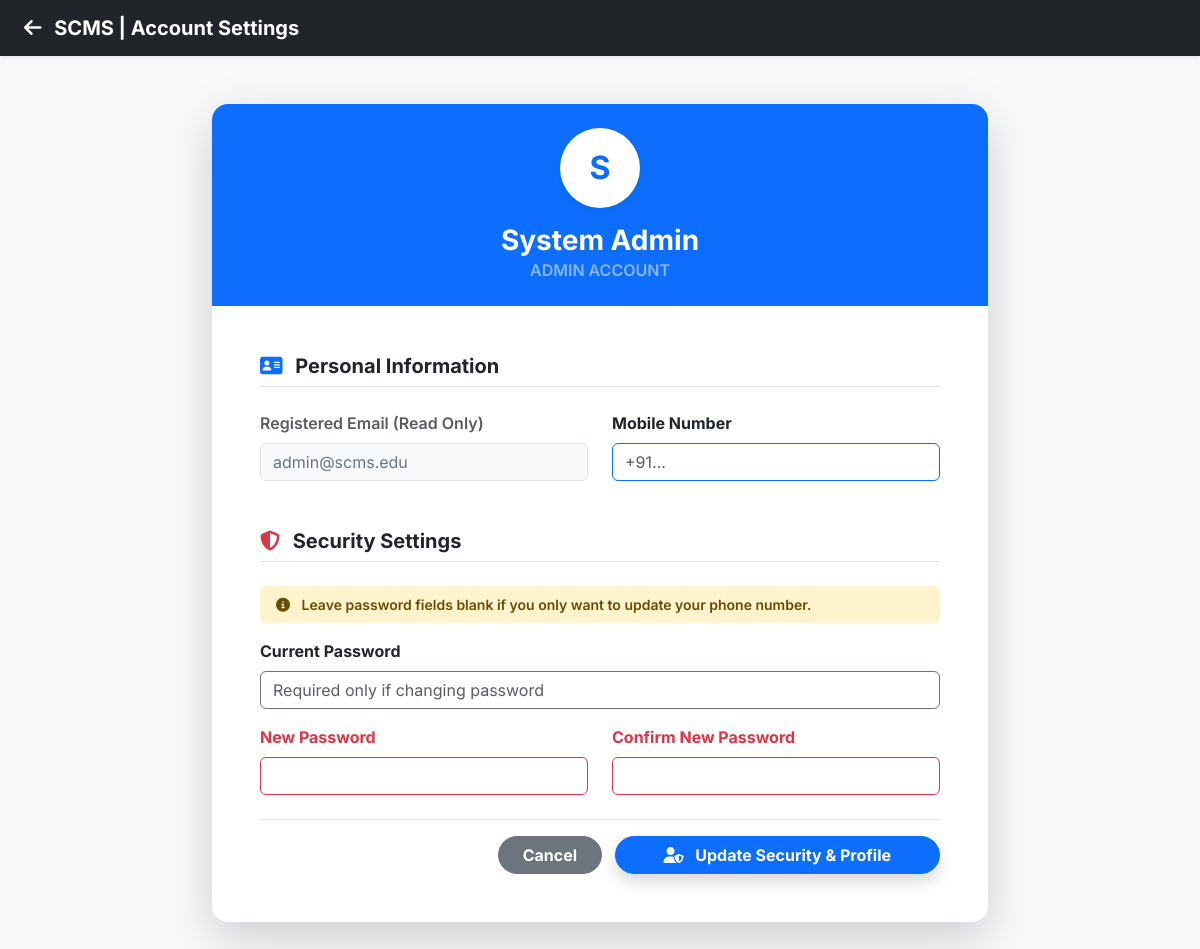
The app's page /modules/profile/index.php (signed in) with its own data.
### tables this page shows
CREATE TABLE `users` (
  `id` int(11) NOT NULL AUTO_INCREMENT,
  `name` varchar(100) NOT NULL,
  `email` varchar(100) NOT NULL,
  `password` varchar(255) NOT NULL,
  `role` enum('admin','faculty','student') NOT NULL,
  `created_at` timestamp DEFAULT CURRENT_TIMESTAMP,
  PRIMARY KEY (`id`),
  UNIQUE KEY `email` (`email`)
);

### modules/profile/index.php (the view, shortened to what this page needs)
<?php
require_once '../../config/db.php';
$user_id = $_SESSION['user_id'];
$user_role = $_SESSION['role'];
$stmt = $pdo->prepare("SELECT * FROM users WHERE id = ?");
$stmt->execute([$user_id]);
$me = $stmt->fetch();
$dashboard_link = $user_role === 'student' ? '../../dashboard/student.php' : '../../dashboard/index.php';
?>
<!DOCTYPE html>
<html lang="en">
<head>
    <link href="https://cdn.jsdelivr.net/npm/bootstrap@5.3.0/dist/css/bootstrap.min.css" rel="stylesheet">
    <link rel="stylesheet" href="https://cdnjs.cloudflare.com/ajax/libs/font-awesome/6.4.0/css/all.min.css">
    <link href="../../assets/style.css" rel="stylesheet">
</head>
<body class="bg-light">
    <nav class="navbar navbar-dark bg-dark px-4 shadow-sm">
        <a class="navbar-brand fw-bold" href="<?= $dashboard_link ?>">
            <i class="fa-solid fa-arrow-left me-2"></i> SCMS | Account Settings
        </a>
    </nav>
    <div class="container mt-5 pb-5" style="max-width: 800px;">
        <div class="card border-0 shadow-lg rounded-4 overflow-hidden">
            <div class="card-header bg-primary text-white border-0 py-4 text-center">
                <div class="bg-white text-primary rounded-circle d-inline-flex justify-content-center align-items-center shadow-sm mb-3" style="width: 80px; height: 80px; font-size: 2rem; font-weight: bold;">
                    <?= strtoupper(substr($me['name'], 0, 1)) ?>
                </div>
                <h3 class="fw-bold mb-0"><?= htmlspecialchars($me['name']) ?></h3>
                <p class="mb-0 text-white-50 text-uppercase fw-semibold tracking-wide"><?= $me['role'] ?> Account</p>
            </div>
            <div class="card-body p-5">
                <form method="POST">
                    <h5 class="fw-bold text-dark border-bottom pb-2 mb-4"><i class="fa-solid fa-address-card text-primary me-2"></i> Personal Information</h5>
                    <div class="row mb-4">
                        <div class="col-md-6">
                            <label class="form-label fw-semibold text-muted">Registered Email (Read Only)</label>
                            <input type="email" class="form-control bg-light text-secondary" value="<?= htmlspecialchars($me['email']) ?>" readonly>
                        </div>
                        <div class="col-md-6">
                            <label class="form-label fw-bold text-dark">Mobile Number</label>
                            <input type="text" name="phone" class="form-control border-primary" value="<?= htmlspecialchars($me['phone'] ?? '') ?>" placeholder="+91...">
                        </div>
                    </div>
                    <h5 class="fw-bold text-dark border-bottom pb-2 mb-4 mt-5"><i class="fa-solid fa-shield-halved text-danger me-2"></i> Security Settings</h5>
                    <div class="alert alert-warning small py-2 border-0 fw-semibold">
                        <i class="fa-solid fa-circle-info me-2"></i> Leave password fields blank if you only want to update your phone number.
                    </div>
                    <div class="mb-3">
                        <label class="form-label fw-bold text-dark">Current Password</label>
                        <input type="password" name="current_password" class="form-control border-secondary" placeholder="Required only if changing password">
                    </div>
                    <div class="row mb-4">
                        <div class="col-md-6">
                            <label class="form-label fw-bold text-danger">New Password</label>
                            <input type="password" name="new_password" class="form-control border-danger">
                        </div>
                        <div class="col-md-6">
                            <label class="form-label fw-bold text-danger">Confirm New Password</label>
                            <input type="password" name="confirm_password" class="form-control border-danger">
                        </div>
                    </div>
                    <div class="text-end mt-4 pt-3 border-top">
                        <a href="<?= $dashboard_link ?>" class="btn btn-secondary rounded-pill px-4 fw-bold me-2">Cancel</a>
                        <button type="submit" name="update_profile" class="btn btn-primary rounded-pill px-5 fw-bold shadow"><i class="fa-solid fa-user-shield me-2"></i> Update Security & Profile</button>
                    </div>
                </form>
            </div>
        </div>
    </div>
</body>
</html>

### assets/style.css (style rules this page uses)
:root { --erp-primary: #4361ee; --erp-sidebar: #191c24; --erp-sidebar-hover: #0f1015; --erp-bg: #f8f9fc; --erp-text: #5a5c69; }
body { font-family: 'Inter', sans-serif; background-color: var(--erp-bg); color: var(--erp-text); }
.card { border-radius: 12px; }

### records on screen
users: name "S", name "System Admin", role "ADMIN", email "admin@scms.edu"
